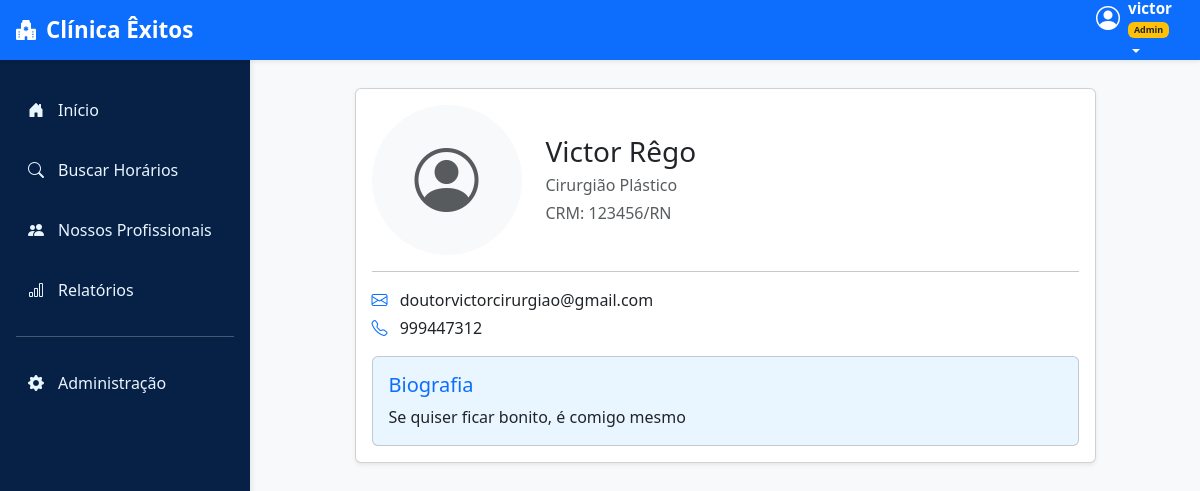
The app's page /usuarios/profissional/1/ (signed in) with its own data.
### usuarios/models.py (models this page shows, shortened)
class UsuarioAdaptado(AbstractUser):
    cpf = models.CharField(max_length=11, unique=True, verbose_name="CPF")
    nome_cidade = models.CharField(max_length=100, blank=True, null=True)
    endereco = models.CharField(max_length=255, blank=True, null=True)
    nome_bairro = models.CharField(max_length=100, blank=True, null=True)
    data_nascimento = models.DateField(blank=True, null=True)
    foto_perfil = models.ImageField(upload_to='perfil/', null=True, blank=True, verbose_name="Foto de Perfil")
    is_professional = models.BooleanField(default=False)
    especializacao = models.CharField(max_length=255, blank=True, null=True, verbose_name="Especialização")
    crm = models.CharField(max_length=50, blank=True, null=True, verbose_name="CRM")
    telefone_contato = models.CharField(max_length=20, blank=True, null=True, verbose_name="Telefone de Contato")
    email_profissional = models.EmailField(blank=True, null=True, verbose_name="E-mail Profissional")
    biografia = models.TextField(blank=True, null=True, verbose_name="Biografia")

### usuarios/views.py (the view)
# urls.py: path('profissional/<int:pk>/', views.detalhe_profissional, name='detalhe_profissional'),
@login_required
def detalhe_profissional(request, pk):
    profissional = get_object_or_404(UsuarioAdaptado, pk=pk, is_professional=True)
    context = {
        'profissional': profissional
    }
    return render(request, 'profissionais/detalhe.html', context)

### usuarios/templates/profissionais/detalhe.html (shortened to what this page needs)
{% extends 'base.html' %}
{% block content %}
<div class="row justify-content-center">
    <div class="col-lg-10">
        <div class="card shadow-sm mb-4 p-3">
            <div class="d-flex align-items-center">
                <div class="me-4 text-center">
                    {% if profissional.foto_perfil %}
                        <img src="{{ profissional.foto_perfil.url }}" class="rounded-circle" style="width:150px; height:150px; object-fit:cover;">
                    {% else %}
                        <div class="rounded-circle bg-light d-flex align-items-center justify-content-center" style="width:150px; height:150px;">
                            <i class="bi bi-person-circle text-muted" style="font-size:4rem;"></i>
                        </div>
                    {% endif %}
                </div>
                <div>
                    <h3 class="mb-1">{{ profissional.first_name }} {{ profissional.last_name }}</h3>
                    <p class="text-muted mb-1">
                        {% if profissional.especializacao %}{{ profissional.especializacao }}{% else %}Especialização não informada{% endif %}
                    </p>
                    <p class="text-muted mb-0">
                        {% if profissional.crm %}CRM: {{ profissional.crm }}{% else %}CRM não informado{% endif %}
                    </p>
                </div>
            </div>
            <hr class="my-3">
            <div class="row mb-3">
                <div class="col-md-6">
                    <p class="mb-1"><i class="bi bi-envelope text-primary me-2"></i>
                        {% if profissional.email_profissional %}{{ profissional.email_profissional }}{% else %}E-mail não informado{% endif %}
                    </p>
                    <p class="mb-0"><i class="bi bi-telephone text-primary me-2"></i>
                        {% if profissional.telefone_contato %}{{ profissional.telefone_contato }}{% else %}Telefone não informado{% endif %}
                    </p>
                </div>
            </div>
            <div class="card" style="background-color:#e9f5ff;">
                <div class="card-body">
                    <h5 class="card-title text-primary">Biografia</h5>
                    <p class="card-text mb-0">
                        {% if profissional.biografia %}{{ profissional.biografia }}{% else %}Biografia não informada{% endif %}
                    </p>
                </div>
            </div>
        </div>
    </div>
</div>
{% endblock %}

### templates/base.html (style rules this page uses)
:root { --primary-blue: #0d6efd; --light-blue: #e9f5ff; --dark-blue: #072146; --sidebar-width: 250px; --muted-text: #6c757d; }
body { background-color: #f8f9fb; font-family: 'Segoe UI', Tahoma, Geneva, Verdana, sans-serif; }

### records on screen
UsuarioAdaptado: first_name "Victor", last_name "Rêgo", especializacao "Cirurgião Plástico", crm "123456/RN", email_profissional "doutorvictorcirurgiao@gmail.com", telefone_contato "999447312", biografia "Se quiser ficar bonito, é comigo mesmo"
